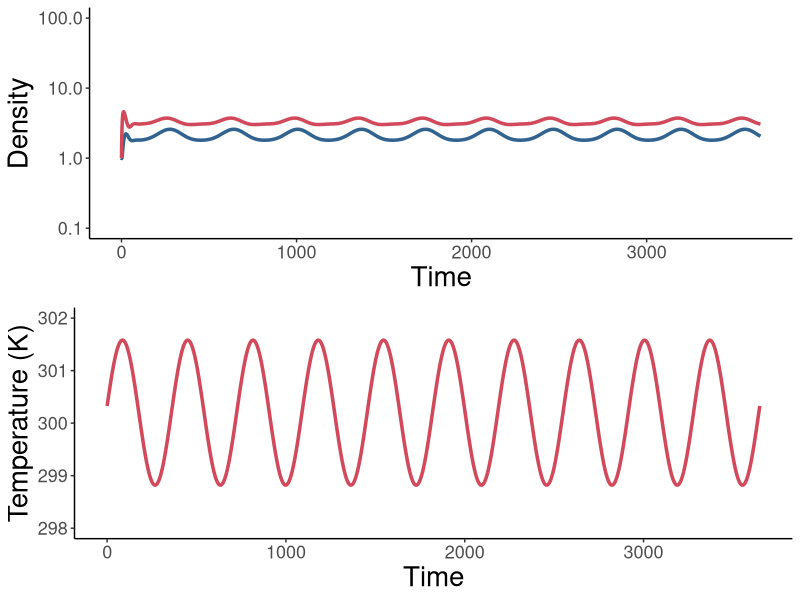
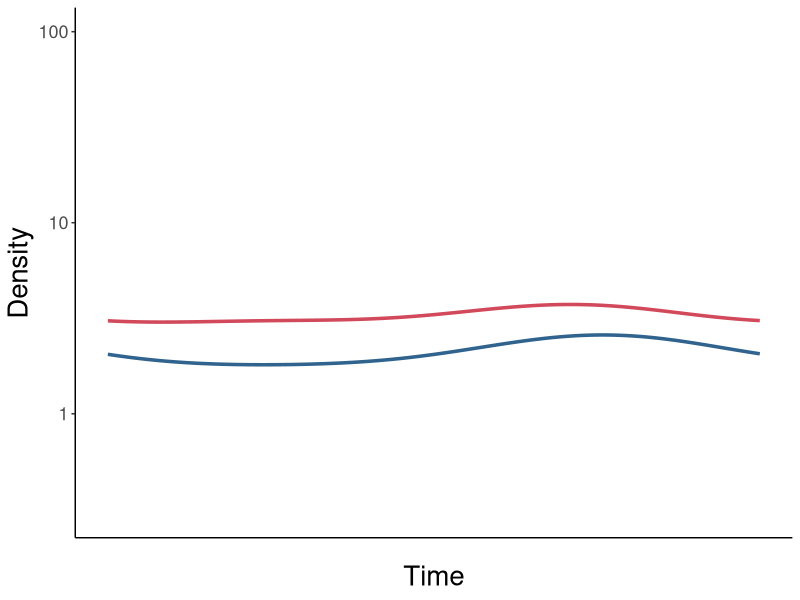
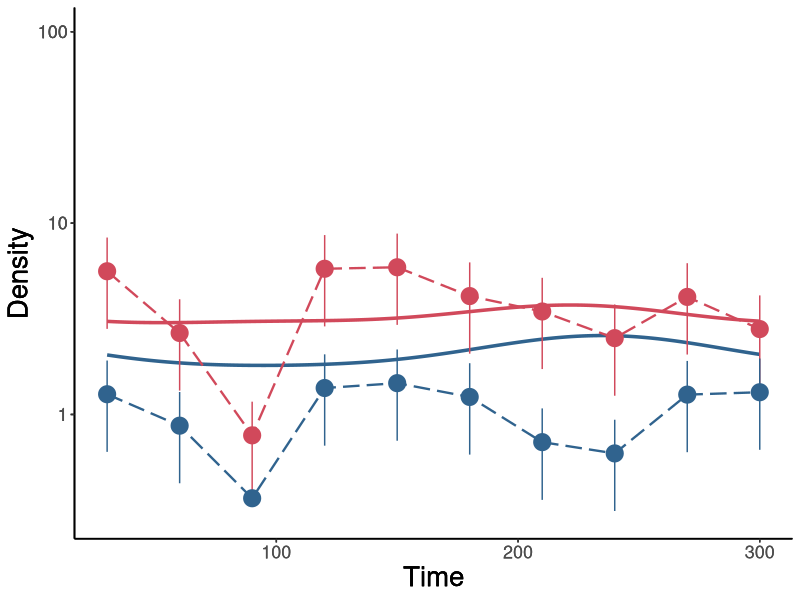

Here is the R script that generated these plots, in order:
#################################################################################
#### This R script simulates population dynamics of hemipteran insects in their native habitats
#################################################################################



#################################################
#### Load packages and set working directory ####
#################################################
library(tidyr)
library(ggplot2)
library(deSolve)
library(cowplot)
library(dplyr)
library(tidyverse)
#library(Cairo)
#library(grid)
#library(gridExtra)

setwd(dirname(rstudioapi::getActiveDocumentContext()$path))

######################################
#### Simulate population dynamics ####
######################################

# STEP 1: Assign parameter values
# read data and select insect
data <- read_csv("Temperature response data.csv")

# select an insect by removing # in front of name and placing # in front of other species
#sp.data <- subset(data, Species == "Clavigralla shadabi")
sp.data <- subset(data, Species == "Clavigralla tomentosicollis")
# define model parameters
params <- c(sp.data[2], sp.data[3], sp.data[4], sp.data[5],sp.data[6], sp.data[7], sp.data[8],
            sp.data[9], sp.data[10], sp.data[11], sp.data[12], sp.data[13], sp.data[14], sp.data[15],
            sp.data[16], sp.data[17], sp.data[18], sp.data[19], sp.data[20], sp.data[21], sp.data[22],
            sp.data[23], sp.data[24])
# time
yrs <- 10; # Number of years over which to run the model
timestep <- 1; # Length of time-steps (days)
times <- seq(0, yrs*365, by = timestep)
# temperature parameters
meanT.incr = 0 # Increase in mean temperature over next 50 years
amplT.incr = 0 # Increase in amplitude of temperature fluctuations over next 50 years
dMeanT = meanT.incr/(yrs*365) # simulate x degree increase in mean temperature over 50 years
dAmplT = amplT.incr/(yrs*365) # simulate x degree increase in the amplitude of temperature fluctuations over 50 years


# STEP 2: Specify model
model = function(t, State, Pars){
  with(as.list(c(State, Pars)),
       {
         # Temperature regime
         #meanT.incr = 0 # Increase in mean temperature over next 50 years
         #amplT.incr = 0 # Increase in amplitude of temperature fluctuations over next 50 years
         #dMeanT = meanT.incr/(yrs*365) # simulate x degree increase in mean temperature over 50 years
         #dAmplT = amplT.incr/(yrs*365) # simulate x degree increase in the amplitude of temperature fluctuations over 50 years
         # temperature function
         temp = (meanT + dMeanT*times) + (amplT + dAmplT*times)*sin((2*pi*times + deltaT)/365)
         # time-series of temperature values
         signal = as.data.frame(list(times = times, temp = rep(0, length(times))))
         signal$temp = temp
         # create interpolating function
         input = approxfun(signal, rule = 2 ) # rule = 2 sets any extrapolated point to the closest data extreme
         # import interpolated temperature function
         T =  input(t)
         
         # Temperature responses
         b = bTopt*exp(-(T-Toptb)^2/(2*sb^2)) # Birth rate
         q = qTR*exp(Aq*(1/TR-1/Tmax))*exp(-(T-Toptq)^2/(2*sq^2)) # Density-dependence
         m = mTR*(T/TR)*exp(A*(1/TR-1/T))/(1+skew*(exp(AL*(1/TL-1/T))+exp(AH*(1/TH-1/T)))) # Maturation rate
         dJ = dJTR*exp(AdJ*(1/TR-1/T)) # Juvenile mortality
         dA = dATR*exp(AdA*(1/TR-1/T)) # Adult mortality
         
         # Juvenile and adult densities
         dJdt = b*(A >= 0.2)*A*exp(-q*A) - m*J - dJ*J # Allee threshold of 10% of equilibrium adult density
         dAdt = m*J - dA*A
         
         return(list(c(dJdt, dAdt), signal = T))
       })
}


# STEP 3: Model simulation and plotting population dynamics
init = c(J = 1, A = 1)
# run model and input into data frame
densities = as.data.frame(ode(func = model, y = init, parms = params, times = times, method = "ode45"))
# model variables (time, life stage, density)
output = densities[seq(0, dim(densities)[1], by=timestep), ]
output = gather(output, key=Variable, value=Output, -time)

# Plot population dynamics
pop.dyn = ggplot(output[output$Variable %in% c("J", "A"), ], aes(x=time, y=Output, color=Variable)) + 
  geom_line(size=1.2) +
  scale_color_manual(values=c("J"="#d1495b", "A"="#30638e")) + 
  labs(x="Time", y="Density") +
  # scale_x_continuous(expand=c(0, 5)) +
  scale_y_log10(limits=c(0.1, 100)) +
  theme(panel.grid.major = element_blank(), panel.grid.minor = element_blank(),
        panel.background = element_blank(), axis.line = element_line(colour = "black"),
        legend.position = "none", 
        axis.text = element_text(size=13),
        axis.title = element_text(size=20)) 

# Plot temperature regime
temp.regime  = ggplot(output[output$Variable %in% c("signal"), ], aes(x=time, y=Output, color=Variable)) + 
  geom_line(size=1.2) +
  scale_color_manual(values=c("signal"="#d1495b")) + 
  labs(x="Time", y="Temperature (K)") +
  # scale_x_continuous(expand=c(0, 5)) +
  scale_y_continuous(limits=c(298 - amplT.incr, 302 + meanT.incr + amplT.incr)) +
  theme(panel.grid.major = element_blank(), panel.grid.minor = element_blank(),
        panel.background = element_blank(), axis.line = element_line(colour = "black"),
        legend.position = "none", 
        axis.text = element_text(size=13),
        axis.title = element_text(size=20))

Plots.model = ggdraw() +
  draw_plot(pop.dyn, x = 0, y = 0.5, width = 1, height = 0.5) +
  draw_plot(temp.regime, x = 0, y = 0, width = 1, height = 0.5) #+
#draw_plot_label(label = c("(c)", ""), size = 18, x = c(0, 0), y = c(1, 0.5))
Plots.model


####################################################################
#### Plot empirical time-series for Clavigralla tomentosicollis ####
####################################################################

# Read data
data.plotA <- read_csv("Egwuatu_1977a.csv")

# Convert to data frame
data.A <- as.data.frame(data.plotA) %>%
  gather("stage","popdens",4:5)

# Plot time-series data
plotA.J = ggplot(data.plotA, aes(x=time, y=J, ymin=J-J_SE, ymax=J+J_SE)) + 
  geom_pointrange(size=1.2, color="#d1495b") +
  geom_line(size=0.8, linetype="longdash", color="#d1495b") +
  labs(x="Time", y="Density") +
  scale_y_log10(limits=c(0.3, 100)) +
  theme(panel.grid.major = element_blank(), panel.grid.minor = element_blank(),
        panel.background = element_rect(fill="transparent"), plot.background = element_rect(fill="transparent"),
        axis.line = element_line(colour = "black"), legend.position = "none", 
        axis.text = element_text(size=13), axis.title = element_text(size=20))
#plotA.J

plotA.A = ggplot(data.plotA, aes(x=time, y=A, ymin=A-A_SE, ymax=A+A_SE)) + 
  geom_pointrange(size=1.2, color="#30638e") +
  geom_line(size=0.8, linetype="longdash", color="#30638e") +
  labs(x="Time", y="Density") +
  scale_y_log10(limits=c(0.3, 100)) +
  theme(panel.grid.major = element_blank(), panel.grid.minor = element_blank(),
        panel.background = element_rect(fill="transparent"), plot.background = element_rect(fill="transparent"),
        axis.line = element_line(colour = "black"), legend.position = "none", 
        axis.text = element_text(size=13), axis.title = element_text(size=20)) 
#plotA.A

# Plot model dynamics
model.dyn = ggplot(subset(output[output$Variable %in% c("J", "A"), ], time>9*365 & time<10*365),
                          aes(x=time, y=Output, color=Variable)) + 
  geom_line(size=1.2) +
  scale_color_manual(values=c("J"="#d1495b", "A"="#30638e")) + 
  labs(x="Time", y="Density") +
  #scale_x_continuous(limits=c(9*365, 10*365)) +
  scale_y_log10(limits=c(0.3, 100)) +
  theme(panel.grid.major = element_blank(), panel.grid.minor = element_blank(),
        panel.background = element_rect(fill="transparent"), plot.background = element_rect(fill="transparent"),
        axis.line = element_line(colour = "black"), legend.position = "none", 
        axis.text = element_text(size=13), axis.title = element_text(size=20),
        axis.text.x = element_text(colour = "white"), axis.ticks.x = element_blank())
model.dyn

Plots.fits = ggdraw()  +  draw_plot(model.dyn) +  draw_plot(plotA.J) +  draw_plot(plotA.A)
Plots.fits
